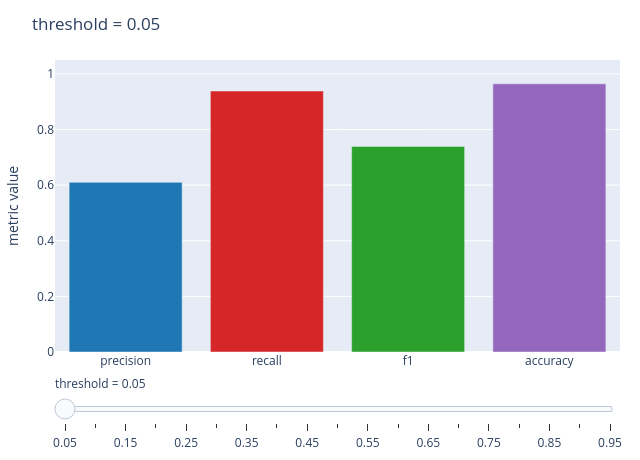

Notebook source saved alongside this figure:
### Markdown cell above
## 5. 閾値チューニング

既定の 0.5 は最適とは限りません。見逃しが致命的なら **recall を上げる**(閾値を下げる)、
誤検知のコストが高いなら **precision を上げる**(閾値を上げる)。下のスライダー(静的 HTML 可)で動かせます。

### Code cell
plotting.plotly_threshold_explorer(yi_te, score_i, n_thresholds=19).show()

### Figure 1 — Plotly figure (JSON) as saved in the notebook; plotly's stock layout.template omitted (floating-point values rounded to 4 significant figures)
{"data": [{"marker": {"color": ["#1f77b4", "#d62728", "#2ca02c", "#9467bd"]}, "type": "bar", "x": ["precision", "recall", "f1", "accuracy"], "y": [0.61, 0.9385, 0.7394, 0.9642]}], "layout": {"height": 460, "margin": {"b": 40, "l": 50, "r": 20, "t": 60}, "sliders": [{"currentvalue": {"prefix": "threshold = "}, "steps": [{"args": [["0.05"], {"frame": {"duration": 0, "redraw": true}, "mode": "immediate"}], "label": "0.05", "method": "animate"}, {"args": [["0.10"], {"frame": {"duration": 0, "redraw": true}, "mode": "immediate"}], "label": "0.10", "method": "animate"}, {"args": [["0.15"], {"frame": {"duration": 0, "redraw": true}, "mode": "immediate"}], "label": "0.15", "method": "animate"}, {"args": [["0.20"], {"frame": {"duration": 0, "redraw": true}, "mode": "immediate"}], "label": "0.20", "method": "animate"}, {"args": [["0.25"], {"frame": {"duration": 0, "redraw": true}, "mode": "immediate"}], "label": "0.25", "method": "animate"}, {"args": [["0.30"], {"frame": {"duration": 0, "redraw": true}, "mode": "immediate"}], "label": "0.30", "method": "animate"}, {"args": [["0.35"], {"frame": {"duration": 0, "redraw": true}, "mode": "immediate"}], "label": "0.35", "method": "animate"}, {"args": [["0.40"], {"frame": {"duration": 0, "redraw": true}, "mode": "immediate"}], "label": "0.40", "method": "animate"}, {"args": [["0.45"], {"frame": {"duration": 0, "redraw": true}, "mode": "immediate"}], "label": "0.45", "method": "animate"}, {"args": [["0.50"], {"frame": {"duration": 0, "redraw": true}, "mode": "immediate"}], "label": "0.50", "method": "animate"}, {"args": [["0.55"], {"frame": {"duration": 0, "redraw": true}, "mode": "immediate"}], "label": "0.55", "method": "animate"}, {"args": [["0.60"], {"frame": {"duration": 0, "redraw": true}, "mode": "immediate"}], "label": "0.60", "method": "animate"}, {"args": [["0.65"], {"frame": {"duration": 0, "redraw": true}, "mode": "immediate"}], "label": "0.65", "method": "animate"}, {"args": [["0.70"], {"frame": {"duration": 0, "redraw": true}, "mode": "immediate"}], "label": "0.70", "method": "animate"}, {"args": [["0.75"], {"frame": {"duration": 0, "redraw": true}, "mode": "immediate"}], "label": "0.75", "method": "animate"}, {"args": [["0.80"], {"frame": {"duration": 0, "redraw": true}, "mode": "immediate"}], "label": "0.80", "method": "animate"}, {"args": [["0.85"], {"frame": {"duration": 0, "redraw": true}, "mode": "immediate"}], "label": "0.85", "method": "animate"}, {"args": [["0.90"], {"frame": {"duration": 0, "redraw": true}, "mode": "immediate"}], "label": "0.90", "method": "animate"}, {"args": [["0.95"], {"frame": {"duration": 0, "redraw": true}, "mode": "immediate"}], "label": "0.95", "method": "animate"}]}], "title": {"text": "threshold = 0.05"}, "width": 640, "yaxis": {"range": [0, 1.05], "title": {"text": "metric value"}}}}
